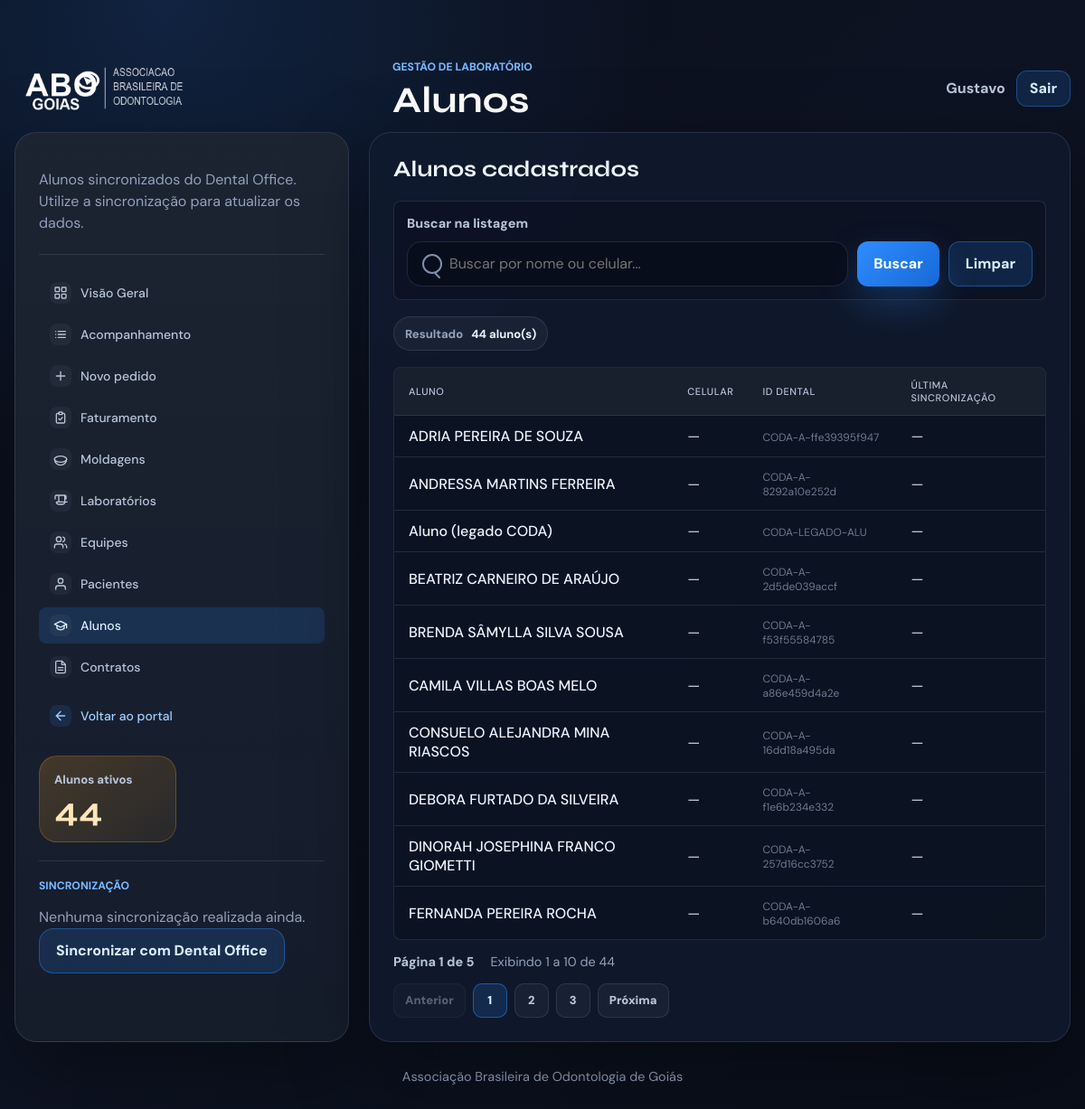
/laboratorio/alunos/ (signed in), run on the app's committed database.
### gestao_lab/models.py (models this page shows, shortened)
class AlunoLab(ModeloBase):
    nome = models.CharField(max_length=150)
    celular = models.CharField(max_length=20, blank=True)
    id_dental = models.CharField(max_length=50, unique=True)
    origem = models.CharField(
        max_length=20,
        choices=OrigemDados.choices,
        default=OrigemDados.DENTAL,
    )
    ultima_sincronizacao = models.DateTimeField(null=True, blank=True)
    class Meta:
        ordering = ["nome"]
        verbose_name = "aluno (lab)"
        verbose_name_plural = "alunos (lab)"

### gestao_lab/views.py (the view)
# urls.py: path("alunos/", views.alunos_lab, name="lab_alunos"),
@login_required
def alunos_lab(request: HttpRequest) -> HttpResponse:
    from django.db.models import Max
    qs = AlunoLab.objects.filter(ativo=True).order_by("nome")
    busca = request.GET.get("q", "").strip()
    if busca:
        qs = qs.filter(Q(nome__icontains=busca) | Q(celular__icontains=busca))
    total = AlunoLab.objects.filter(ativo=True).count()
    ultima_sync = AlunoLab.objects.aggregate(s=Max("ultima_sincronizacao"))["s"]
    historico_sync = RegistroSync.objects.all()[:5]
    page_obj, query_string = _paginar(request, qs)
    return render(
        request,
        "gestao_lab/alunos.html",
        {
            "alunos": page_obj,
            "page_obj": page_obj,
            "query_string": query_string,
            "busca": busca,
            "total": total,
            "ultima_sync": ultima_sync,
            "historico_sync": historico_sync,
        },
    )

### gestao_cme/context_processors.py (called while the page is built)
def usuario_logado(request: HttpRequest) -> dict:
    return {"usuario_logado": request.user if request.user.is_authenticated else None}

### gestao_lab/views.py (called while the page is built)
def _paginar(request: HttpRequest, queryset: QuerySet) -> tuple[Page, str]:
    params = request.GET.copy()
    params.pop("page", None)
    paginator = Paginator(queryset, REGISTROS_POR_PAGINA)
    return paginator.get_page(request.GET.get("page")), params.urlencode()

### gestao_lab/templates/gestao_lab/alunos.html (shortened to what this page needs)
{% extends "gestao_lab/base.html" %}
{% load lab_tags %}
{% block header_eyebrow %}Gestão de laboratório{% endblock %}
{% block header_title %}Alunos{% endblock %}
{% block content %}
<main class="page-shell">
    <div class="layout-grid">
        <aside class="panel config-panel">
            <p class="panel-copy">Alunos sincronizados do Dental Office. Utilize a sincronização para atualizar os dados.</p>
            {% include "gestao_lab/partials/menu_lab.html" with active_page="alunos" %}
            <div class="metric-grid">
                <div class="metric-card">
                    <span class="metric-label">Alunos ativos</span>
                    <strong>{{ total }}</strong>
                </div>
            </div>
            <div class="sidebar-section">
                <p class="section-label">Sincronização</p>
                {% if ultima_sync %}
                    <p class="panel-copy">Última atualização: <strong>{{ ultima_sync|date:"d/m/Y H:i" }}</strong></p>
                {% else %}
                    <p class="panel-copy">Nenhuma sincronização realizada ainda.</p>
                {% endif %}
                <form method="post" action="{% url 'lab_sincronizar' %}">
                    <button class="button secondary" type="submit">Sincronizar com Dental Office</button>
                </form>
            </div>
        </aside>
        <section class="panel results-panel">
            <div class="results-topbar">
                <div>
                    <h2>Alunos cadastrados</h2>
                </div>
            </div>
            <form class="results-search" method="get">
                <label class="search-label" for="results-q-alunos">Buscar na listagem</label>
                <div class="results-search-row">
                    <div class="search-control">
                        <input id="results-q-alunos" type="search" name="q" value="{{ busca }}" placeholder="Buscar por nome ou celular...">
                    </div>
                    <button class="button primary" type="submit">Buscar</button>
                    <a class="button secondary" href="{% url 'lab_alunos' %}">Limpar</a>
                </div>
            </form>
            <div class="selection-summary">
                <div class="info-chip">
                    <span>Resultado</span>
                    <strong>{{ page_obj.paginator.count }} aluno(s)</strong>
                </div>
            </div>
            <div class="table-wrap data-table-wrap">
                <table class="data-table">
                    <thead>
                        <tr>
                            <th>Aluno</th>
                            <th>Celular</th>
                            <th>ID Dental</th>
                            <th>Última sincronização</th>
                        </tr>
                    </thead>
                    <tbody>
                        {% for aluno in alunos %}
                            <tr>
                                <td><strong>{{ aluno.nome }}</strong></td>
                                <td>
                                    {% if aluno.celular %}
                                        <a href="{{ aluno.celular|whatsapp_url }}" target="_blank" rel="noopener">
                                            {{ aluno.celular }}
                                        </a>
                                    {% else %}
                                        —
                                    {% endif %}
                                </td>
                                <td>
                                    <span class="cell-muted">{{ aluno.id_dental }}</span>
                                </td>
                                <td>
                                    {% if aluno.ultima_sincronizacao %}
                                        <span class="cell-muted">{{ aluno.ultima_sincronizacao|date:"d/m/Y H:i" }}</span>
                                    {% else %}
                                        —
                                    {% endif %}
                                </td>
                            </tr>
                        {% endfor %}
                    </tbody>
                </table>
            </div>
            {% include "gestao_cme/partials/paginacao.html" %}
        </section>
    </div>
</main>
{% endblock %}

### gestao_cme/templates/gestao_cme/base.html (shortened to what this page needs)
﻿{% load static %}
<!doctype html>
<html lang="pt-BR">
<head>
    <link rel="stylesheet" href="{% static 'gestao_cme/css/home.css' %}">
</head>
<body class="{% block body_class %}{% endblock %}">
    <header class="app-header {% block header_class %}{% endblock %}">
        <div class="header-inner">
            <div class="brand">
                <img class="brand-logo" src="{% static 'gestao_cme/img/logo.png' %}" alt="ABO Goiás">
                {% block header_brand_text %}
                    <div>
                        <p class="eyebrow">{% block header_eyebrow %}ABO Goiás{% endblock %}</p>
                        <h1>{% block header_title %}Sistemas internos{% endblock %}</h1>
                    </div>
                {% endblock %}
            </div>
            {% if usuario_logado %}
                <div class="user-menu">
                    <span>{{ usuario_logado.get_full_name|default:usuario_logado.username }}</span>
                    <form method="post" action="{% url 'logout' %}">
                        <button class="button secondary compact-button" type="submit">Sair</button>
                    </form>
                </div>
            {% endif %}
        </div>
    </header>
    {% block content %}{% endblock %}
    {% block footer %}
        <footer class="footer">
            Associação Brasileira de Odontologia de Goiás
        </footer>
    {% endblock %}
</body>
</html>

### data on the page
AlunoLab: nome "ADRIA PEREIRA DE SOUZA", id_dental "CODA-A-ffe39395f947"
AlunoLab: nome "ANDRESSA MARTINS FERREIRA", id_dental "CODA-A-8292a10e252d"
AlunoLab: nome "Aluno (legado CODA)", id_dental "CODA-LEGADO-ALU"
AlunoLab: nome "BEATRIZ CARNEIRO DE ARAÚJO", id_dental "CODA-A-2d5de039accf"
AlunoLab: nome "BRENDA SÂMYLLA SILVA SOUSA", id_dental "CODA-A-f53f55584785"
AlunoLab: nome "CAMILA VILLAS BOAS MELO", id_dental "CODA-A-a86e459d4a2e"
AlunoLab: nome "CONSUELO ALEJANDRA MINA RIASCOS", id_dental "CODA-A-16dd18a495da"
AlunoLab: nome "DEBORA FURTADO DA SILVEIRA", id_dental "CODA-A-f1e6b234e332"
AlunoLab: nome "DINORAH JOSEPHINA FRANCO GIOMETTI", id_dental "CODA-A-257d16cc3752"
AlunoLab: nome "FERNANDA PEREIRA ROCHA", id_dental "CODA-A-b640db1606a6"

### other printed values
{{ usuario_logado.get_full_name|default:usuario_logado.username }} "Gustavo"
{{ total }} "44"
{{ page_obj.paginator.count }} "44"
{{ page_obj.number }} "1"
{{ page_obj.paginator.num_pages }} "5"
{{ page_obj.start_index }} "1"
{{ page_obj.end_index }} "10"
{{ numero }} "1"
{{ numero }} "2" "3"
